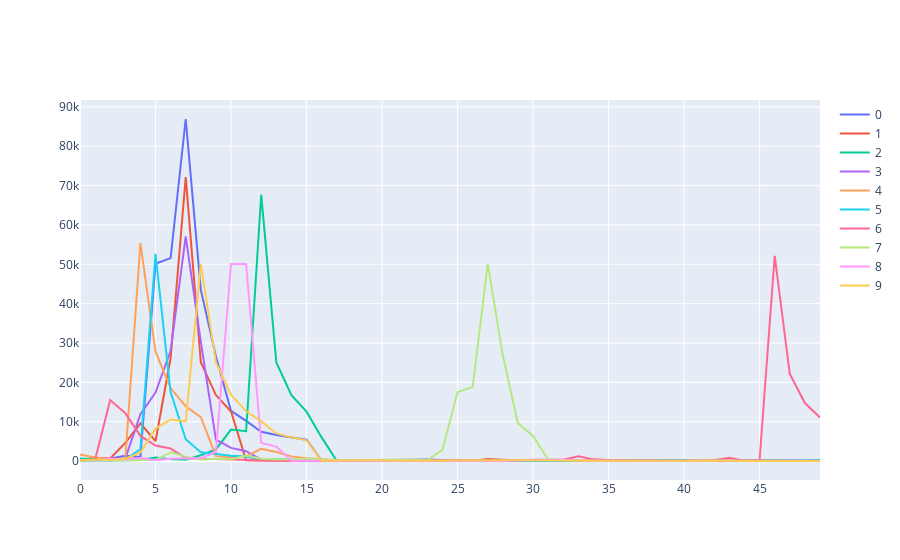

The code cell stored with this chart in its notebook:
### Code cell
fig = go.Figure()

for x in range(10):
    values = top_10[x:x+1].step_history.values.tolist()

    out = []
    for idx, y in enumerate(values[0]):
        out.append({'value': y})

    data = pd.DataFrame(out)

    fig.add_trace(go.Scatter(y=data['value'],
                             mode='lines',
                             name=x))
    continue
fig.show()


#fig = px.line(top_10, y='value', title='Nje')
#fig.show()
